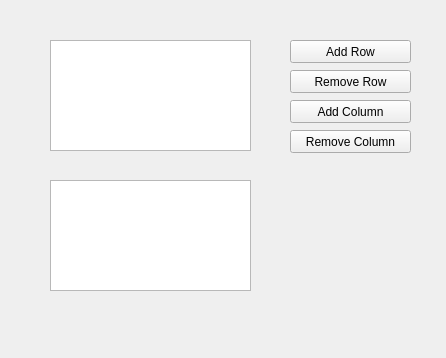
<?xml version="1.0" encoding="UTF-8"?>
<ui version="4.0">
 <class>Form</class>
 <widget class="QWidget" name="Form">
  <property name="geometry">
   <rect>
    <x>0</x>
    <y>0</y>
    <width>446</width>
    <height>358</height>
   </rect>
  </property>
  <property name="windowTitle">
   <string>Form</string>
  </property>
  <widget class="QTableView" name="tableView">
   <property name="geometry">
    <rect>
     <x>50</x>
     <y>40</y>
     <width>201</width>
     <height>111</height>
    </rect>
   </property>
  </widget>
  <widget class="QTableView" name="tableView_2">
   <property name="geometry">
    <rect>
     <x>50</x>
     <y>180</y>
     <width>201</width>
     <height>111</height>
    </rect>
   </property>
  </widget>
  <widget class="QPushButton" name="pushButton">
   <property name="geometry">
    <rect>
     <x>290</x>
     <y>40</y>
     <width>121</width>
     <height>23</height>
    </rect>
   </property>
   <property name="text">
    <string>Add Row</string>
   </property>
  </widget>
  <widget class="QPushButton" name="pushButton_2">
   <property name="geometry">
    <rect>
     <x>290</x>
     <y>70</y>
     <width>121</width>
     <height>23</height>
    </rect>
   </property>
   <property name="text">
    <string>Remove Row</string>
   </property>
  </widget>
  <widget class="QPushButton" name="pushButton_3">
   <property name="geometry">
    <rect>
     <x>290</x>
     <y>100</y>
     <width>121</width>
     <height>23</height>
    </rect>
   </property>
   <property name="text">
    <string>Add Column</string>
   </property>
  </widget>
  <widget class="QPushButton" name="pushButton_4">
   <property name="geometry">
    <rect>
     <x>290</x>
     <y>130</y>
     <width>121</width>
     <height>23</height>
    </rect>
   </property>
   <property name="text">
    <string>Remove Column</string>
   </property>
  </widget>
 </widget>
 <resources/>
 <connections/>
</ui>
